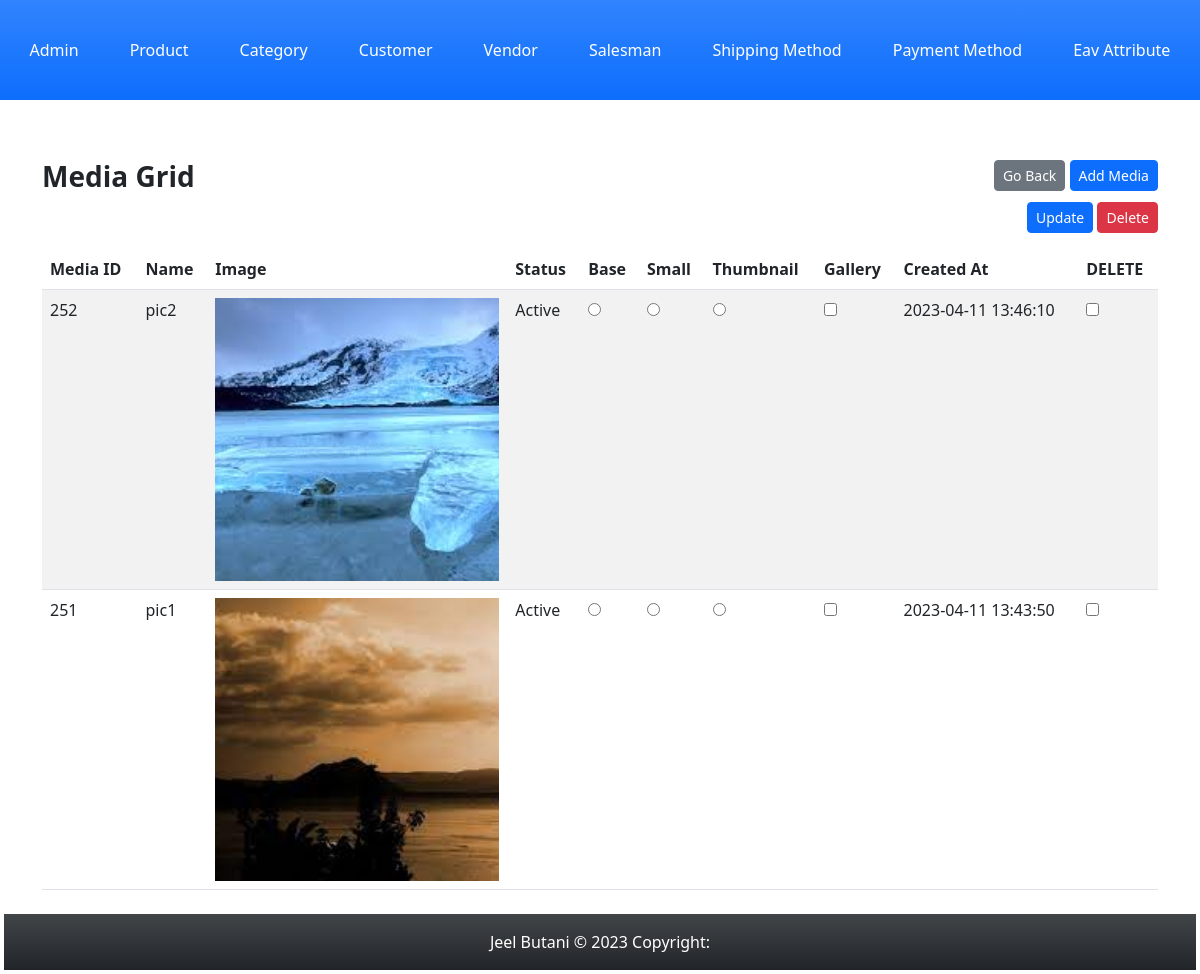
The app's page /Index.php?c=product_media&a=grid&id=250 with its own data.
### tables this page shows
CREATE TABLE `product_media` (
  `media_id` int(11) NOT NULL,
  `product_id` int(11) NOT NULL,
  `name` varchar(255) NOT NULL,
  `status` tinyint(4) NOT NULL,
  `base` int(11) NOT NULL,
  `small` int(11) NOT NULL,
  `thumbnail` int(11) NOT NULL,
  `gallery` int(11) NOT NULL,
  `created_at` datetime DEFAULT NULL
);

### Block/Core/Template.php (called while the page is built, shortened)
<?php
class Block_Core_Template extends Model_Core_View
{
	protected $children =  [];
	public function getChildren()
	{
		return $this->children;
	}
	public function addChild($key, $value)
	{
		$this->children[$key] = $value;
		return $this;
	}
}
?>

### Model/Core/View.php (called while the page is built, shortened)
<?php
class Model_Core_View
{
	protected $template = null;
	public function setTemplate($template)
	{
		$this->template = $template;
		return $this;
	}
	public function getTemplate()
	{
		return $this->template;
	}
	public function render()
	{
		require 'View' . DS . $this->getTemplate();
	}
	public function getUrl($action = null, $controller = null, $params = [], $resetParam = false)
	{
		return Ccc::getModel('Core_Url')->getUrl($action, $controller, $params, $resetParam);
	}
}
?>

### Controller/Product/Media.php (called while the page is built, shortened)
<?php
class Controller_Product_Media extends Controller_Core_Action
{
	public function gridAction()
	{
		try {
			$layout = $this->getLayout();
			$layout->addContent('grid', $layout->createBlock('Product_Media_Grid'));
			$layout->render();
		} catch (Exception $e) {
			$this->getMessage()->addMessage($e->getMessage(),Model_Core_Message::FAILURE);
		}
	}
}
?>

### Controller/Core/Front.php (called while the page is built, shortened)
<?php
class Controller_Core_Front
{
	public function init()
	{
		$request = Ccc::getModel('Core_Request');
		$controller = new $controllerClassName();
		$actionName = $request->getActionName().'Action';
		$controller->$actionName();
	}
}
?>

### Index.php (called while the page is built, shortened)
<?php
spl_autoload_register(function ($className) {
    $classPath = str_replace('_', '/', $className);
});
class Ccc
{
	public static function init()
	{
		$front = new Controller_Core_Front();
		$front->init();
	}
	public static function getModel($className)
	{
		return new $className();
	}
}
Ccc::init();
?>

### Model/Core/Url.php (called while the page is built, shortened)
<?php
class Model_Core_Url
{
	public function getUrl($action = null, $controller = null, $params = [], $resetParam = false)
	{
		$request = Ccc::getModel('Core_Request');
		$final = $request->getParams();
		if ($resetParam) {
			$final = [];
		}
		if ($controller) {
			$final['c'] = $controller;
		}
		else {
			$final['c'] = $request->getControllerName();
		}
		if ($action) {
			$final['a'] = $action;
		}
		else {
			$final['a'] = $request->getActionName();
		}
		if ($params) {
			$final = array_merge($final, $params);
		}
		$queryString = http_build_query($final);
		$url = $_SERVER['REQUEST_SCHEME'] . "://" . $_SERVER['HTTP_HOST'] . $_SERVER['SCRIPT_NAME'] . "?" . $queryString;
		return $url;
	}
}
?>

### Model/Core/Request.php (called while the page is built, shortened)
<?php
class Model_Core_Request
{
	public function getParams($key=null, $value=null)
	{
		if ($key == null) {
			return $_GET;
		}
		if (array_key_exists($key, $_GET)) {
			return $_GET[$key];
		}
		return $value;
	}
	public function getControllerName()
	{
		return $this->getParams('c', 'admin');
	}
}
?>

### Block/Product/Media/Grid.php (called while the page is built, shortened)
<?php
class Block_Product_Media_Grid extends Block_Core_Template
{
	public function getMedias()
	{
		$product_id = Ccc::getModel('Core_Request')->getParams('id');
		$query = "SELECT * FROM `product_media` WHERE `product_id` = {$product_id} ORDER BY `name` DESC;";
		$medias = Ccc::getModel('Product_Media')->fetchAll($query);
		return $medias->getData();
	}
}
?>

### Model/Core/Table.php (called while the page is built, shortened)
<?php
class Model_Core_Table
{
	protected $data = [];
	protected $resource = null;
	public function setResourceClass($resourceClass)
	{
		return $this;
	}
	public function setResource($resource)
	{
		$this->resource = $resource;
		return $this;
	}
	public function getResource()
	{
		if ($this->resource) {
			return $this->resource;
		}
		$resource = new $this->resourceClass();
		return $resource;
	}
	public function setCollection($collection)
	{
		return $this;
	}
	public function getCollection()
	{
		$collection = new $this->collectionClass();
		return $collection;
	}
	public function __get($key)
	{
		if (array_key_exists($key, $this->data)) {
			return $this->data[$key];
		}
		return null;
	}
	public function setData($data)
	{
		$this->data = array_merge($this->data, $data);
		return $this;
	}
	public function fetchAll($query)
	{
		$result = $this->getResource()->fetchAll($query);
		$collection = $this->getCollection()->setData($result);
		return $collection;
	}
}
?>

### Model/Core/Adapter.php (called while the page is built, shortened)
<?php
class Model_Core_Adapter
{
	public $config = [
		'host' => 'localhost',
		'username' => 'root',
		'password' => '',
		'dbname' => 'newmvc-jeel-butani'
	];
	public function connect(){
		$connect = mysqli_connect(
			$this->config['host'],
			$this->config['username'],
			$this->config['password'],
			$this->config['dbname']
		);
		return $connect;
	}
	public function fetchAll($query){
		$connect = $this->connect();
		$result = mysqli_query($connect, $query);
		if ($result->num_rows > 0) {
			return $result->fetch_all(MYSQLI_ASSOC);
		}
		return false;
	}
}
?>

### Model/Core/Table/Resource.php (called while the page is built, shortened)
<?php
class Model_Core_Table_Resource
{
	public function getAdapter()
	{
		$adapter = Ccc::getModel('Core_Adapter');
		return $adapter;
	}
	public function fetchAll($query)
	{
		return $this->getAdapter()->fetchAll($query);
	}
}
?>

### Model/Core/Table/Collection.php (called while the page is built, shortened)
<?php
class Model_Core_Table_Collection
{
	protected $data = [];
	public function setData($data)
	{
		$this->data = array_merge($this->data, $data);
		return $this;
	}
	public function getData()
	{
		return $this->data;
	}
}
?>

### Model/Product/Media.php (called while the page is built, shortened)
<?php
class Model_Product_Media extends Model_Core_Table
{
	public function getStatusOptions()
	{
		return [
			self::STATUS_ACTIVE => self::STATUS_ACTIVE_LBL,
			self::STATUS_INACTIVE => self::STATUS_INACTIVE_LBL
		];
	}
	public function getStatusText()
	{
		$statues = $this->getStatusOptions();
		if (array_key_exists($this->status, $statues)) {
			return $statues[$this->status];
		}
		return $statues[self::STATUS_DEFAULT];
	}
}
?>

### View/product/media/grid.phtml (the view)
<?php
$medias = $this->getMedias();
?>
<div class="container">
	<div class="row mt-3">
		<div class="col"><h3 class="fw-bold">Media Grid</h3></div>
		<div class="col text-end">
			<a href="<?php echo $this->getUrl('grid', 'product', [], true);?>" class="btn btn-sm btn-secondary">Go Back</a>
			<a href="<?php echo $this->getUrl('add', null, ['product_id' => Ccc::getModel('Core_Request')->getParams('id')], true);?>" class="btn btn-sm btn-primary">Add Media</a>
		</div>
	</div>
	<form action="<?php echo $this->getUrl('operation', null, ['product_id' => Ccc::getModel('Core_Request')->getParams('id')], true);?>" method="post">
		<div class="row mb-3">
			<div class="col text-end">
				<button type="submit" name="update" value="update" class="btn btn-sm btn-primary">Update</button>
				<button type="submit" name="deleted" value="delete" class="btn btn-sm btn-danger">Delete</button>
			</div>
		</div>
		<div class="row">
			<div class="col">
				<?php if (!$medias): ?>
					<div class="alert alert-warning" role="alert">
						No data found.
					</div>
				<?php else: ?>
					<table class="table table-striped">
						<thead>
							<tr>
								<th>Media ID</th>
								<th>Name</th>
								<th>Image</th>
								<th>Status</th>
								<th>Base</th>
								<th>Small</th>
								<th>Thumbnail</th>
								<th>Gallery</th>
								<th>Created At</th>
								<th>DELETE</th>
							</tr>
						</thead>
						<tbody>
							<?php foreach ($medias as $media) : ?>
								<tr>
									<td><?php echo $media->media_id; ?></td>
									<td><?php echo $media->name; ?></td>
									<td style="width: 300px; height: 300px;">
										<img src="Images/<?php echo $media->name;?>.jpg" style="width: 100%; height: 100%; object-fit: cover;">
									</td>
									<td><?php echo $media->getStatusText(); ?></td>
									<td>
										<input type="radio" name="base" value="<?php echo $media->media_id; ?>"
										<?php
											if ($media->base == 1) {
												echo "checked";
											}
										?>>
									</td>
									<td>
										<input type="radio" name="small" value="<?php echo $media->media_id; ?>"
										<?php
											if ($media->small == 1) {
												echo "checked";
											}
										?>>
									</td>
									<td>
										<input type="radio" name="thumbnail" value="<?php echo $media->media_id; ?>"
										<?php
											if ($media->thumbnail == 1) {
												echo "checked";
											}
										?>>
									</td>
									<td>
										<input type="checkbox" name="gallery[]" value="<?php echo $media->media_id; ?>"
										<?php
											if ($media->gallery == 1) {
												echo "checked";
											}
										?>>
									</td>
									<td><?php echo $media->created_at;?></td>
									<td>
										<input type="checkbox" name="delete[]" value="<?php echo $media->media_id; ?>">
									</td>
								</tr>
							<?php endforeach; ?>
							<?php endif; ?>
						</tbody>
					</table>
			</div>
		</div>
	</form>
</div>

### View/html/content.phtml
<?php
$children = $this->getChildren();
foreach ($children as $child) {
	$child->render();
}
?>

### records on screen
product_media: media_id "252", name "pic2", name (picture), status "Active", created_at "2023-04-11 13:46:10"
product_media: media_id "251", name "pic1", name (picture), status "Active", created_at "2023-04-11 13:43:50"
